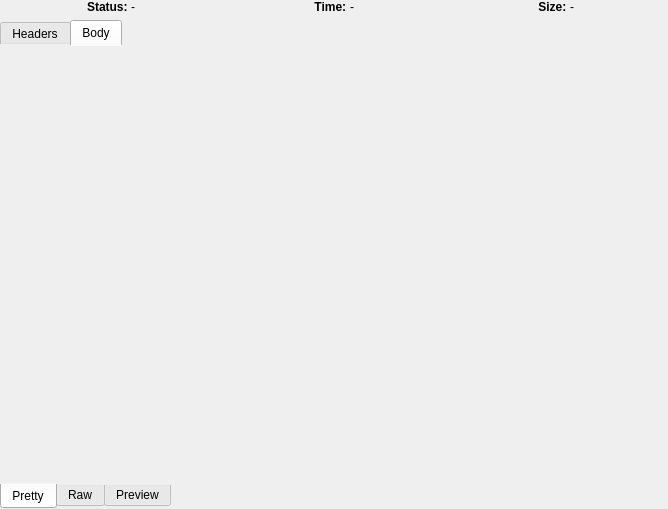
<?xml version="1.0" encoding="UTF-8"?>
<ui version="4.0">
 <class>ResponseContainer</class>
 <widget class="QWidget" name="ResponseContainer">
  <property name="geometry">
   <rect>
    <x>0</x>
    <y>0</y>
    <width>668</width>
    <height>509</height>
   </rect>
  </property>
  <property name="windowTitle">
   <string>Form</string>
  </property>
  <property name="styleSheet">
   <string notr="true">QTabWidget::pane {
    margin: 0;
	border: none;
}
</string>
  </property>
  <layout class="QVBoxLayout" name="verticalLayout">
   <property name="leftMargin">
    <number>0</number>
   </property>
   <property name="topMargin">
    <number>0</number>
   </property>
   <property name="rightMargin">
    <number>0</number>
   </property>
   <property name="bottomMargin">
    <number>0</number>
   </property>
   <item>
    <widget class="QWidget" name="widget" native="true">
     <layout class="QHBoxLayout" name="horizontalLayout">
      <property name="spacing">
       <number>0</number>
      </property>
      <property name="sizeConstraint">
       <enum>QLayout::SetDefaultConstraint</enum>
      </property>
      <property name="leftMargin">
       <number>0</number>
      </property>
      <property name="topMargin">
       <number>0</number>
      </property>
      <property name="rightMargin">
       <number>0</number>
      </property>
      <property name="bottomMargin">
       <number>0</number>
      </property>
      <item alignment="Qt::AlignHCenter">
       <widget class="QWidget" name="widget_2" native="true">
        <layout class="QHBoxLayout" name="horizontalLayout_2">
         <property name="spacing">
          <number>0</number>
         </property>
         <property name="leftMargin">
          <number>0</number>
         </property>
         <property name="topMargin">
          <number>0</number>
         </property>
         <property name="rightMargin">
          <number>0</number>
         </property>
         <property name="bottomMargin">
          <number>0</number>
         </property>
         <item>
          <widget class="QLabel" name="label">
           <property name="text">
            <string>&lt;html&gt;&lt;head/&gt;&lt;body&gt;&lt;p&gt;&lt;span style=&quot; font-weight:600;&quot;&gt;Status: &lt;/span&gt;&lt;/p&gt;&lt;/body&gt;&lt;/html&gt;</string>
           </property>
           <property name="alignment">
            <set>Qt::AlignCenter</set>
           </property>
          </widget>
         </item>
         <item>
          <widget class="QLabel" name="statusLabel">
           <property name="text">
            <string>-</string>
           </property>
          </widget>
         </item>
        </layout>
       </widget>
      </item>
      <item alignment="Qt::AlignHCenter">
       <widget class="QWidget" name="widget_3" native="true">
        <layout class="QHBoxLayout" name="horizontalLayout_3">
         <property name="spacing">
          <number>0</number>
         </property>
         <property name="leftMargin">
          <number>0</number>
         </property>
         <property name="topMargin">
          <number>0</number>
         </property>
         <property name="rightMargin">
          <number>0</number>
         </property>
         <property name="bottomMargin">
          <number>0</number>
         </property>
         <item>
          <widget class="QLabel" name="time">
           <property name="text">
            <string>&lt;html&gt;&lt;head/&gt;&lt;body&gt;&lt;p&gt;&lt;span style=&quot; font-weight:600;&quot;&gt;Time: &lt;/span&gt;&lt;/p&gt;&lt;/body&gt;&lt;/html&gt;</string>
           </property>
           <property name="alignment">
            <set>Qt::AlignCenter</set>
           </property>
          </widget>
         </item>
         <item>
          <widget class="QLabel" name="timeLabel">
           <property name="text">
            <string>-</string>
           </property>
          </widget>
         </item>
        </layout>
       </widget>
      </item>
      <item alignment="Qt::AlignHCenter">
       <widget class="QWidget" name="widget_4" native="true">
        <layout class="QHBoxLayout" name="horizontalLayout_4">
         <property name="spacing">
          <number>0</number>
         </property>
         <property name="leftMargin">
          <number>0</number>
         </property>
         <property name="topMargin">
          <number>0</number>
         </property>
         <property name="rightMargin">
          <number>0</number>
         </property>
         <property name="bottomMargin">
          <number>0</number>
         </property>
         <item>
          <widget class="QLabel" name="label_4">
           <property name="text">
            <string>&lt;html&gt;&lt;head/&gt;&lt;body&gt;&lt;p&gt;&lt;span style=&quot; font-weight:600;&quot;&gt;Size: &lt;/span&gt;&lt;/p&gt;&lt;/body&gt;&lt;/html&gt;</string>
           </property>
           <property name="alignment">
            <set>Qt::AlignCenter</set>
           </property>
          </widget>
         </item>
         <item>
          <widget class="QLabel" name="sizeLabel">
           <property name="text">
            <string>-</string>
           </property>
          </widget>
         </item>
        </layout>
       </widget>
      </item>
     </layout>
    </widget>
   </item>
   <item>
    <widget class="QTabWidget" name="attributeTabs">
     <property name="currentIndex">
      <number>1</number>
     </property>
     <widget class="QWidget" name="headersTab">
      <attribute name="title">
       <string>Headers</string>
      </attribute>
      <layout class="QVBoxLayout" name="verticalLayout_2">
       <property name="spacing">
        <number>0</number>
       </property>
       <property name="leftMargin">
        <number>0</number>
       </property>
       <property name="topMargin">
        <number>0</number>
       </property>
       <property name="rightMargin">
        <number>0</number>
       </property>
       <property name="bottomMargin">
        <number>0</number>
       </property>
       <item>
        <widget class="QTextBrowser" name="requestHeadersText"/>
       </item>
      </layout>
     </widget>
     <widget class="QWidget" name="bodyTab">
      <attribute name="title">
       <string>Body</string>
      </attribute>
      <layout class="QHBoxLayout" name="horizontalLayout_5">
       <property name="spacing">
        <number>0</number>
       </property>
       <property name="leftMargin">
        <number>0</number>
       </property>
       <property name="topMargin">
        <number>0</number>
       </property>
       <property name="rightMargin">
        <number>0</number>
       </property>
       <property name="bottomMargin">
        <number>0</number>
       </property>
       <item>
        <widget class="QTabWidget" name="bodyTabs">
         <property name="tabPosition">
          <enum>QTabWidget::South</enum>
         </property>
         <property name="currentIndex">
          <number>0</number>
         </property>
         <widget class="QWidget" name="responseBodyPrettyTab">
          <attribute name="title">
           <string>Pretty</string>
          </attribute>
         </widget>
         <widget class="QWidget" name="responseBodyRawTab">
          <attribute name="title">
           <string>Raw</string>
          </attribute>
          <layout class="QVBoxLayout" name="verticalLayout_3">
           <property name="leftMargin">
            <number>0</number>
           </property>
           <property name="topMargin">
            <number>0</number>
           </property>
           <property name="rightMargin">
            <number>0</number>
           </property>
           <property name="bottomMargin">
            <number>0</number>
           </property>
           <item>
            <widget class="QPlainTextEdit" name="responseTextRaw">
             <property name="font">
              <font>
               <family>Monospace</family>
              </font>
             </property>
             <property name="undoRedoEnabled">
              <bool>false</bool>
             </property>
             <property name="lineWrapMode">
              <enum>QPlainTextEdit::WidgetWidth</enum>
             </property>
             <property name="readOnly">
              <bool>true</bool>
             </property>
             <property name="plainText">
              <string notr="true"/>
             </property>
            </widget>
           </item>
          </layout>
         </widget>
         <widget class="QWidget" name="responseBodyPreviewTab">
          <attribute name="title">
           <string>Preview</string>
          </attribute>
          <layout class="QVBoxLayout" name="verticalLayout_4">
           <property name="spacing">
            <number>0</number>
           </property>
           <property name="leftMargin">
            <number>0</number>
           </property>
           <property name="topMargin">
            <number>0</number>
           </property>
           <property name="rightMargin">
            <number>0</number>
           </property>
           <property name="bottomMargin">
            <number>0</number>
           </property>
           <item>
            <widget class="QTextBrowser" name="previewWeb">
            </widget>
           </item>
          </layout>
         </widget>
        </widget>
       </item>
      </layout>
     </widget>
    </widget>
   </item>
  </layout>
 </widget>
 <resources/>
 <connections/>
</ui>
